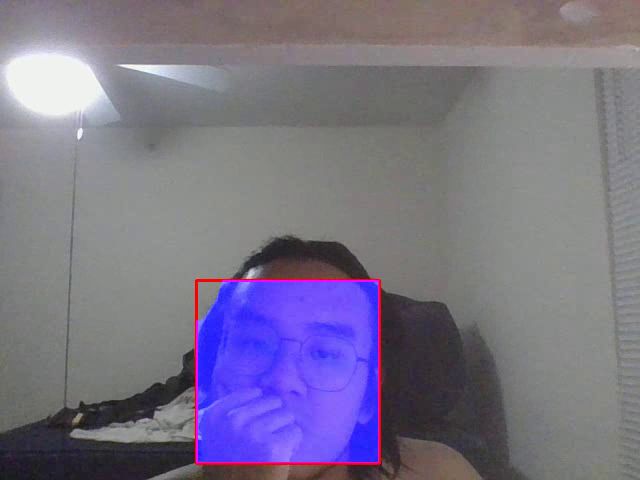
#> input picture frame 5 of codes/output.avi, 640 x 480 px, given in place of the camera
$ python main.py
#> lines starting #> are read from the running program, lines starting #| are printed output that depends on the picture; after the words box and inside, x2 and y2 are one past the last pixel; in counts of white or black regions, pixels touching at a corner belong together
### codes/my_haar_cascade.py
# -*- coding: utf-8 -*-
"""
Created on Thu Mar 25 01:21:21 2021

@author: Xianglun Xu

Email: xianglun918@gmail.com
"""
import cv2
# import numpy as np
from matplotlib import pyplot as plt
import imutils
from fc_logger import logger

# Use pre-trained model defined in .xml file.
FACE_XML = "./opencv_xml/haarcascade_frontalface_default.xml"


def obj_detect(img_val, xml, scale=1.1, nei=3):
    """Return Haar-Cascade classifier results. (x, y, w, h) - square shape
    """
    obj_cascade = cv2.CascadeClassifier(xml)
    objects = obj_cascade.detectMultiScale(img_val, scale, nei)
    return objects


# [18 lines left out: function my_haar_cascade, not called in this run]


# [23 lines that do not run on import are left out]

### codes/my_canny_detector.py
# -*- coding: utf-8 -*-
"""
Created on Wed Mar 24 20:04:40 2021

@author: Xianglun Xu

Email: xianglun918@gmail.com
"""
import collections

# Libraries
import cv2

# Pre-defined parameters
MIN_VAL = 100
MAX_VAL = 300


# Perform Canny Edge detection
def my_canny_detector(gray_img):
    """Apply Canny edge detection.

    Parameters
    ----------
    gray_img : Input should be a gray image.

    Returns
    -------
    result : Return the detected area.
    """
    # Do the Canny edge detection
    if len(gray_img.shape) > 2:
        raise ValueError("Input is not a gray-scale image.")

    # gray = cv2.equalizeHist(gray)

    # Binarization
    ret_val, thresh_val = cv2.threshold(gray_img, 0, 255, cv2.THRESH_BINARY_INV + cv2.THRESH_OTSU)
    # Do a closing to eliminate small holes on edges.
    result = cv2.morphologyEx(thresh_val, cv2.MORPH_CLOSE,
                              cv2.getStructuringElement(cv2.MORPH_ELLIPSE, (10, 10)))
    # Do Canny edge detection
    result = cv2.Canny(result, MIN_VAL, MAX_VAL)
    # Blur the edges to make it wider
    result = cv2.GaussianBlur(result, (3, 3), 0)
    # Do Canny edge detection agin (Now there would be double lines)
    result = cv2.Canny(result, MIN_VAL, MAX_VAL)
    # Forge double lines to the solid fully connected line.
    # result = cv2.morphologyEx(thresh, cv2.MORPH_CLOSE,
    #                           cv2.getStructuringElement(cv2.MORPH_ELLIPSE, (10, 10)))

    # Finally, fill the detected area - use bfs technique
    rn_val, cn_val = len(result), len(result[0])
    r_, c_ = rn_val // 2, cn_val // 2  # Start from center
    result[r_][c_] = 255
    neighbors_ = collections.deque([(r_, c_)])
    # logger.info(result.shape)
    while neighbors_:
        row, col = neighbors_.popleft()
        for x, y in [(row - 1, col), (row + 1, col), (row, col - 1), (row, col + 1)]:
            if 0 <= x < rn_val and 0 <= y < cn_val and result[x][y] != 255:
                # logger.info(x, y)
                neighbors_.append((x, y))
                result[x][y] = 255

    # We observe that there are still eyes', and nose's part are not closed
    # So apply closing again.
    result = cv2.morphologyEx(result, cv2.MORPH_CLOSE, cv2.getStructuringElement(cv2.MORPH_ELLIPSE, (20, 20)))

    ## Uncommon the below line to get the edge contour
    ## result = cv2.GaussianBlur(result, (3, 3), 0) - result

    return result


############ Test code for direct view on effect of each step. #############

# [47 lines that do not run on import are left out]

### codes/my_fg_bg_detector.py
# -*- coding: utf-8 -*-
"""
Created on Thu Mar 25 00:53:44 2021

@author: Xianglun Xu

Email: xianglun918@gmail.com
"""
# Libraries
import cv2
# import collections
import numpy as np
from fc_logger import logger


np.set_printoptions(threshold=np.inf)


def my_fg_bg_detector(gray_img):
    """Use foreground / background difference to get the contour.

    Parameters
    ----------
    gray_img:
        Input should be a gray image.

    Returns
    -------
    sure_fg:
        Return the detected area. (Foreground.)
    """
    if len(gray_img.shape) > 2:
        raise ValueError("Input is not a gray image.")

    # gray = cv2.equalizeHist(gray)

    # OTSU thresholding
    ret, thresh = cv2.threshold(gray_img, 0, 255, cv2.THRESH_BINARY_INV + cv2.THRESH_OTSU)

    # opening = cv2.morphologyEx(thresh,cv2.MORPH_OPEN,kernel, iterations=2)
    closing = cv2.morphologyEx(thresh, cv2.MORPH_CLOSE, np.ones((3, 3), np.uint8), iterations=3)

    # Get sure background area
    # sure_bg = cv2.dilate(closing, kernel, iterations=3)
    sure_bg = closing

    # Get sure foreground area (dist_transform extracts the foreground)
    dist_transform = cv2.distanceTransform(sure_bg, cv2.DIST_L2, 3)

    # Threshold the dist_transform
    ret, sure_fg = cv2.threshold(dist_transform, 0.1 * dist_transform.max(), 255, 0)

    # Reverse and closing to gain the final result
    # sure_fg = np.ones(sure_fg.shape) * 255 - sure_fg
    sure_fg = cv2.morphologyEx(sure_fg, cv2.MORPH_CLOSE, cv2.getStructuringElement(cv2.MORPH_ELLIPSE, (30, 30)))

    # To make sure the image is not inverse, it happens when bg is brigter than fg

    if sure_fg[0][0] == 255:
        sure_fg = np.ones(sure_fg.shape) * 255 - sure_fg

    return sure_fg


############ Test code for direct view on effect of each step. #############

# [30 lines that do not run on import are left out]

### codes/main.py
# -*- coding: utf-8 -*-
"""
Last modified on Sun Mar 14 16:33:28 2021

@author: xiang

Aggregated codes for all tests and results.
"""
import os
import time
from fc_logger import logger

import cv2
import numpy as np
from tqdm import tqdm

from my_canny_detector import my_canny_detector
from my_fg_bg_detector import my_fg_bg_detector
from my_haar_cascade import my_haar_cascade, obj_detect

# =============================================================================
# Pre-set values
# =============================================================================
SCREEN_W = 1600
SCREEN_H = 900
np.set_printoptions(threshold=np.inf)
FEI_DIR = '../images/FEI_front_faces'
MY_DATASET_DIR = '../images/my_dataset'
HAAR_RESULTS_DIR = '../images/haar_results'
CONTOUR_RESULTS_DIR = '../images/contouring_results'
CONTOUR_COMPARE_DIR = '../images/contouring_compare'


# =============================================================================
#  Some useful self-defined functions
# =============================================================================
def draw_recs(img, locs, color=(0, 0, 255), lengh=2):
    """
    Draw detected rectangles on input image. Limit the size to reduce false alarm.
    """
    # Don't draw if the rec too small
    for (x, y, w, h) in locs:
        img = cv2.rectangle(img, (x, y), (x + w, y + h), color, lengh)

    return None


# [18 lines left out: function img_display, not called in this run]


# =============================================================================
# Realization of my contouring algorithm
# =============================================================================
def my_contouring(gray):
    contour1 = my_canny_detector(gray)
    contour2 = my_fg_bg_detector(gray)
    contour = contour1 + contour2
    contour[contour > 255] = 255
    contour = cv2.morphologyEx(contour, cv2.MORPH_CLOSE, cv2.getStructuringElement(cv2.MORPH_ELLIPSE, (20, 20)))
    return contour


# [10 lines left out: function test_my_contouring, not called in this run]


# =============================================================================
# Functions to implement different tests
# =============================================================================

def test_on_camera(test_img_path=None):
    """Test the algorithm on live frame captured by camera.

    Returns
    -------
    None.
    """

    # Define the codec and create VideoWriter object
    fourcc = cv2.VideoWriter_fourcc(*'XVID')
    out = cv2.VideoWriter('output.avi', fourcc, 20.0, (640, 480))

    cap = cv2.VideoCapture(0)
    face_xml = "./opencv_xml/haarcascade_frontalface_default.xml"
    # face_xml = "./opencv_xml/my15stages.xml"
    # eye_xml = "./opencv_xml/haarcascade_frontalface_default.xml"

    while True:

        if test_img_path == None:
            ret, frame = cap.read()
#> frame is the input picture: shape (480, 640, 3); mean B, G, R 134.6, 114.7, 121.3
        else:
            frame = cv2.imread(test_img_path)

        gray = cv2.cvtColor(frame, cv2.COLOR_BGR2GRAY)
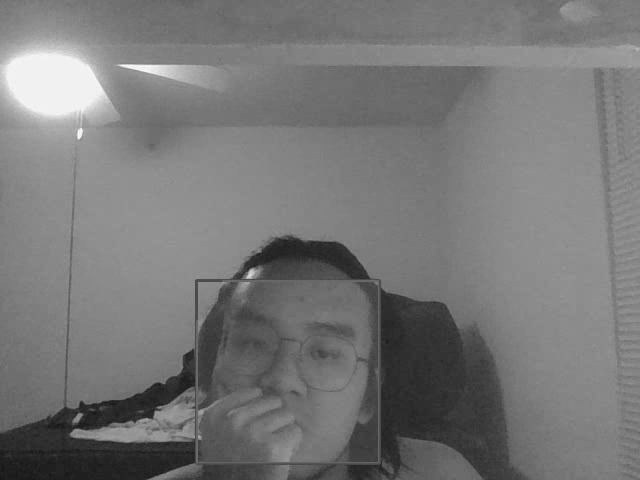
#> gray: shape (480, 640); min 22, max 251, mean 118.9

        # Apply histogram equalization for better performance in low contrast conditions
        # gray = cv2.equalizeHist(gray)

        # Detect faces and Draw
        faces = obj_detect(gray, face_xml)
#> in obj_detect, `objects = obj_cascade.detectMultiScale(img_val, scale, nei)`: objects = [[192, 275, 192, 192]]
#> faces = [[192, 275, 192, 192]]
        draw_recs(frame, faces)
#> the loop in draw_recs, `for (x, y, w, h) in locs:` made 1 pass

        for (x, y, w, h) in faces:
            # frame = cv2.rectangle(frame, (x, y), (x+w, y+h), (255, 0, 0), 2)
            roi_gray = gray[y:y + h, x:x + w]
            roi_color = frame[y:y + h, x:x + w]

            # Get the contour
            contour = my_contouring(roi_gray)

            # Add the contour back
            contour = contour.astype(np.uint8)
            contour = cv2.cvtColor(contour, cv2.COLOR_GRAY2BGR)
            contour[np.where((contour == [255, 255, 255]).all(axis=2))] = [255, 0, 0]

            # frame[y:y + h, x:x + w] = cv2.bitwise_and(contour, roi_color)
            # frame[y:y + h, x:x + w] = 0.2 * contour + 1 * roi_color
            frame[y:y + h, x:x + w] = cv2.addWeighted(contour, 2, roi_color, 1, 0)
#> this loop made 1 pass
#> (x, y, w, h) on pass 1: (192, 275, 192, 192)
#> pass 1, in test_on_camera, `roi_gray = gray[y:y + h, x:x + w]`:
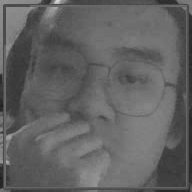
#> roi_gray: shape (192, 192); min 28, max 217, mean 98.1
#> pass 1, in test_on_camera, `roi_color = frame[y:y + h, x:x + w]`:
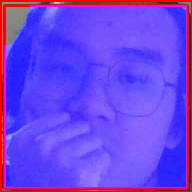
#> roi_color: shape (192, 192, 3); mean B, G, R 227.9, 66.4, 110
#> pass 1, in my_canny_detector, `ret_val, thresh_val = cv2.threshold(gray_img, 0, 255, cv2.THRESH_BINAR..`:
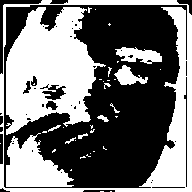
#> thresh_val: shape (192, 192); 45.4% white; 38 white regions (27 under 20 px), largest, box (x1, y1, x2, y2) and area: (6, 7, 106, 135) 7771, (0, 0, 192, 192) 5676, (6, 133, 74, 187) 2152
#> pass 1, in my_canny_detector, `result = cv2.morphologyEx(thresh_val, cv2.MORPH_CLOSE, cv2.getStructur..`:
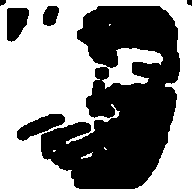
#> result: shape (192, 192); 54% white; 6 black regions, box (x1, y1, x2, y2) and area: (41, 6, 180, 189) 15443, (17, 114, 65, 141) 638, (7, 8, 29, 42) 574, (43, 6, 59, 26) 252, (0, 0, 6, 6) 28, (187, 0, 192, 6) 25
#> after the loop:
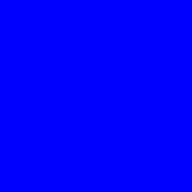
#> contour: shape (192, 192, 3); mean B, G, R 255, 0, 0
#> after the loop:
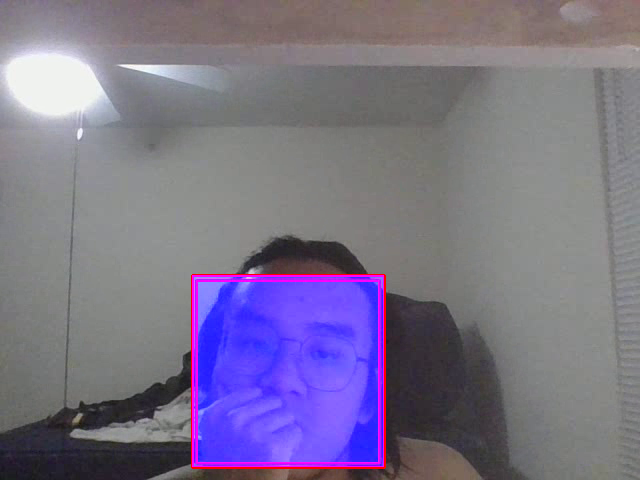
#> frame: shape (480, 640, 3); mean B, G, R 137.3, 114.1, 122.5

        cv2.imshow('frame', frame)
        out.write(frame)
        # esc to exit
        k = cv2.waitKey(30) & 0xff
#> (key Esc is pressed here)
        if k == 27:
            break

    cap.release()
    cv2.destroyAllWindows()


# [80 lines left out: functions check_haar_cascade_success_rate, do_classification, do_contouring, not called in this run]


# =============================================================================
# The test part
# =============================================================================

if __name__ == "__main__":
    logger.info('Running...')
    # =============================================================================
    #     Uncomment below lines to perform each task.
    # =============================================================================
    test_on_camera()
    # [4 lines of commented-out code are left out]

$ run again, starting later in the video
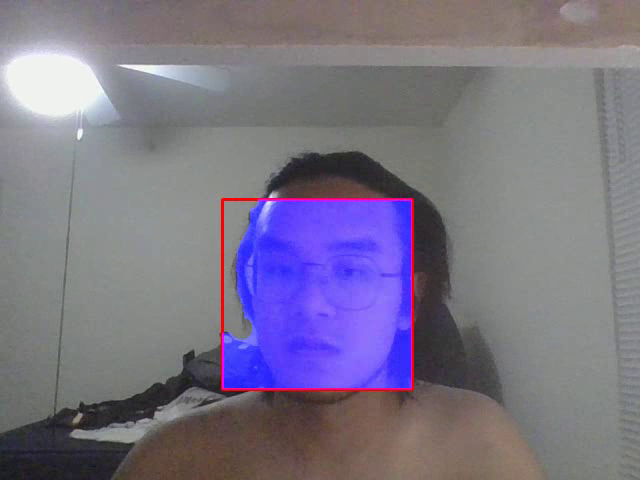
#> input picture frame 26 of codes/output.avi, 640 x 480 px, given in place of the camera
#> in test_on_camera, frame is the input picture: shape (480, 640, 3); mean B, G, R 134.2, 115.7, 122.6
#> objects = [[221, 201, 191, 191]]
#> the loop in draw_recs, `for (x, y, w, h) in locs:` made 1 pass
#> the loop in test_on_camera, `for (x, y, w, h) in faces:` made 1 pass
#> (x, y, w, h) on pass 1: (221, 201, 191, 191)
#> pass 1, in my_canny_detector, `ret_val, thresh_val = cv2.threshold(gray_img, 0, 255, cv2.THRESH_BINAR..`:
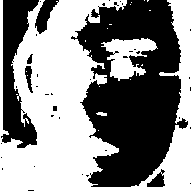
#> thresh_val: shape (191, 191); 53.3% white; 40 black regions (33 under 20 px), largest, box (x1, y1, x2, y2) and area: (71, 0, 188, 187) 13276, (1, 0, 39, 148) 2935, (35, 0, 59, 34) 386
#> after the loop in test_on_camera, `for (x, y, w, h) in faces:`:
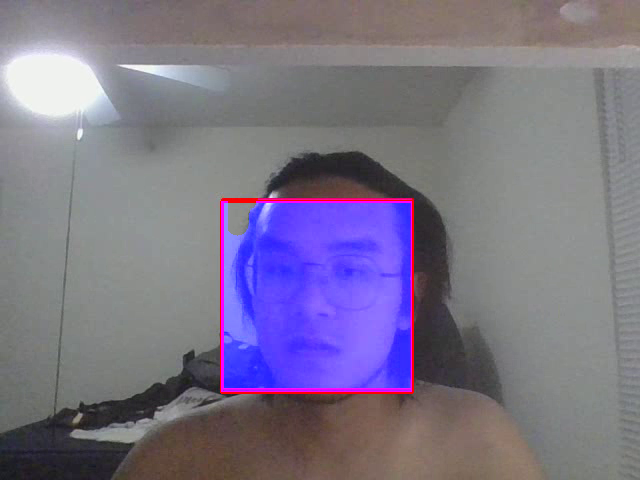
#> frame: shape (480, 640, 3); mean B, G, R 135.9, 115.4, 123.2

$ run again, starting later in the video
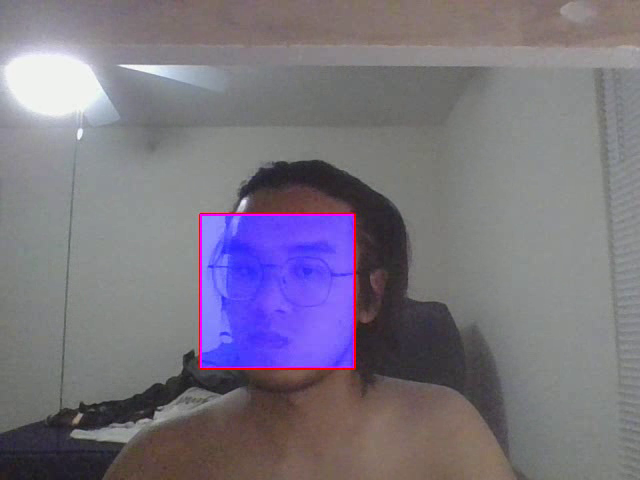
#> input picture frame 46 of codes/output.avi, 640 x 480 px, given in place of the camera
#> in test_on_camera, frame is the input picture: shape (480, 640, 3); mean B, G, R 128.4, 115.7, 121.9
#> objects = [[191, 204, 172, 172]]
#> the loop in draw_recs, `for (x, y, w, h) in locs:` made 1 pass
#> the loop in test_on_camera, `for (x, y, w, h) in faces:` made 1 pass
#> (x, y, w, h) on pass 1: (191, 204, 172, 172)
#> pass 1, in my_canny_detector, `ret_val, thresh_val = cv2.threshold(gray_img, 0, 255, cv2.THRESH_BINAR..`:
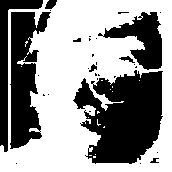
#> thresh_val: shape (172, 172); 57.6% white; 31 black regions (22 under 20 px), largest, box (x1, y1, x2, y2) and area: (73, 70, 163, 164) 5821, (10, 12, 51, 149) 3318, (98, 12, 162, 70) 1637
#> after the loop in test_on_camera, `for (x, y, w, h) in faces:`:
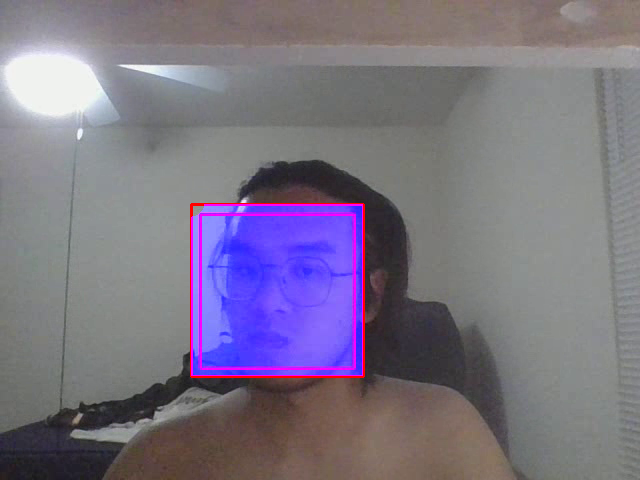
#> frame: shape (480, 640, 3); mean B, G, R 131.8, 115.2, 123
